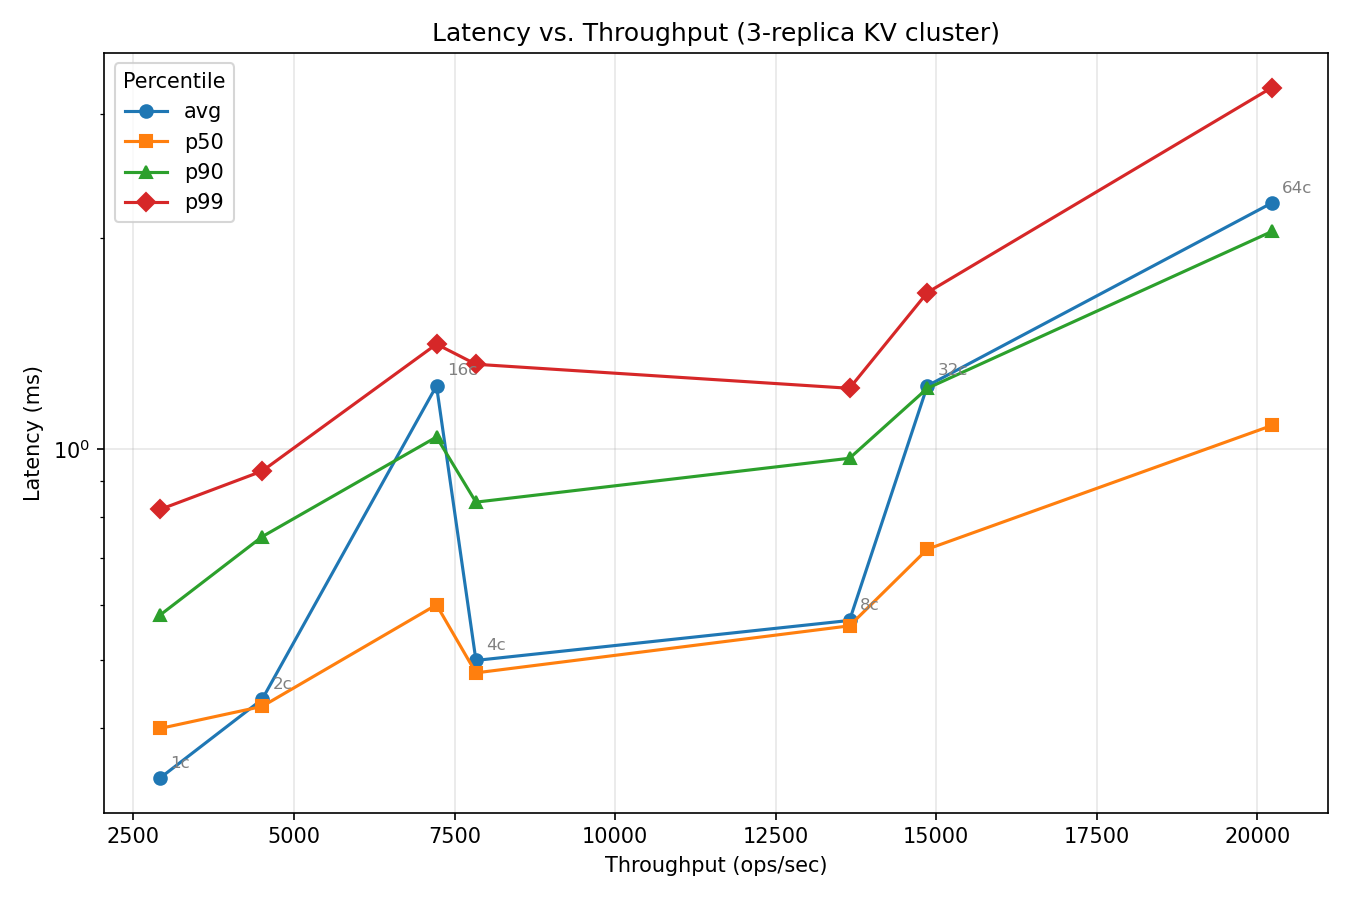

The script that saved this image:
#!/usr/bin/env python3
import os
import re
import sys
import matplotlib
matplotlib.use("Agg")
import matplotlib.pyplot as plt


def parse_result_file(path):
    rows = {
        "clients":    [],
        "lat_avg":    [],
        "lat_p50":    [],
        "lat_p90":    [],
        "lat_p99":    [],
        "throughput": [],
    }

    num_re = re.compile(r"^\s*\d")

    with open(path, "r") as f:
        for raw in f:
            line = raw.rstrip("\n")
            if not line.strip():
                continue
            if line.lstrip().startswith(("#", "-")):
                continue
            if not num_re.match(line):
                continue

            parts = line.split()
            if len(parts) < 6:
                continue

            try:
                clients    = int(parts[0])
                lat_avg    = float(parts[1])
                lat_p50    = float(parts[2])
                lat_p90    = float(parts[3])
                lat_p99    = float(parts[4])
                throughput = float(parts[5])
            except ValueError:
                continue

            rows["clients"].append(clients)
            rows["lat_avg"].append(lat_avg)
            rows["lat_p50"].append(lat_p50)
            rows["lat_p90"].append(lat_p90)
            rows["lat_p99"].append(lat_p99)
            rows["throughput"].append(throughput)

    if not rows["clients"]:
        raise RuntimeError(f"No data rows parsed from {path}")

    return rows


def plot_lat_tput(rows, out_path):
    order = sorted(range(len(rows["throughput"])),
                   key=lambda i: rows["throughput"][i])
    tp       = [rows["throughput"][i] for i in order]
    lat_avg  = [rows["lat_avg"][i]    for i in order]
    lat_p50  = [rows["lat_p50"][i]    for i in order]
    lat_p90  = [rows["lat_p90"][i]    for i in order]
    lat_p99  = [rows["lat_p99"][i]    for i in order]
    clients  = [rows["clients"][i]    for i in order]

    fig, ax = plt.subplots(figsize=(9, 6))

    ax.plot(tp, lat_avg, marker="o", linewidth=1.5, label="avg")
    ax.plot(tp, lat_p50, marker="s", linewidth=1.5, label="p50")
    ax.plot(tp, lat_p90, marker="^", linewidth=1.5, label="p90")
    ax.plot(tp, lat_p99, marker="D", linewidth=1.5, label="p99")

    for x, y, c in zip(tp, lat_avg, clients):
        ax.annotate(f"{c}c", xy=(x, y), xytext=(5, 5),
                    textcoords="offset points", fontsize=8, color="gray")

    ax.set_xlabel("Throughput (ops/sec)")
    ax.set_ylabel("Latency (ms)")
    ax.set_title("Latency vs. Throughput (3-replica KV cluster)")
    ax.grid(True, alpha=0.3)
    ax.legend(title="Percentile", loc="best")

    ax.set_yscale("log")

    fig.tight_layout()
    fig.savefig(out_path, dpi=150)
    print(f"Wrote {out_path}")


def main(argv):
    in_path  = argv[1] if len(argv) > 1 else "../build/app/result.txt"
    out_path = argv[2] if len(argv) > 2 else "lat-tput.png"

    if not os.path.exists(in_path):
        print(f"error: input file not found: {in_path}", file=sys.stderr)
        print("run ./tput in build/app first (it writes result.txt there)",
              file=sys.stderr)
        return 1

    rows = parse_result_file(in_path)
    plot_lat_tput(rows, out_path)
    return 0


if __name__ == "__main__":
    sys.exit(main(sys.argv))
